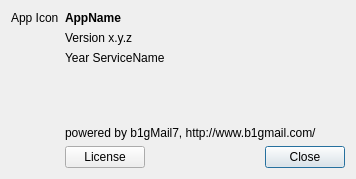
<?xml version="1.0" encoding="UTF-8"?>
<ui version="4.0">
 <class>AboutDialog</class>
 <widget class="QDialog" name="AboutDialog">
  <property name="geometry">
   <rect>
    <x>0</x>
    <y>0</y>
    <width>356</width>
    <height>179</height>
   </rect>
  </property>
  <property name="windowTitle">
   <string>About</string>
  </property>
  <property name="locale">
   <locale language="English" country="UnitedStates"/>
  </property>
  <layout class="QHBoxLayout" name="horizontalLayout_2">
   <item>
    <widget class="QLabel" name="appIcon">
     <property name="text">
      <string>App Icon</string>
     </property>
     <property name="alignment">
      <set>Qt::AlignLeading|Qt::AlignLeft|Qt::AlignTop</set>
     </property>
    </widget>
   </item>
   <item>
    <layout class="QVBoxLayout" name="verticalLayout">
     <item>
      <widget class="QLabel" name="appName">
       <property name="font">
        <font>
         <weight>75</weight>
         <bold>true</bold>
        </font>
       </property>
       <property name="text">
        <string>AppName</string>
       </property>
      </widget>
     </item>
     <item>
      <widget class="QLabel" name="appVersion">
       <property name="text">
        <string>Version x.y.z</string>
       </property>
      </widget>
     </item>
     <item>
      <widget class="QLabel" name="appCopyright">
       <property name="text">
        <string>Year ServiceName</string>
       </property>
      </widget>
     </item>
     <item>
      <spacer name="verticalSpacer">
       <property name="orientation">
        <enum>Qt::Vertical</enum>
       </property>
       <property name="sizeHint" stdset="0">
        <size>
         <width>20</width>
         <height>40</height>
        </size>
       </property>
      </spacer>
     </item>
     <item>
      <widget class="QLabel" name="appCopyrightNote">
       <property name="text">
        <string>powered by b1gMail7, http://www.b1gmail.com/</string>
       </property>
      </widget>
     </item>
     <item>
      <layout class="QHBoxLayout" name="horizontalLayout">
       <item>
        <widget class="QPushButton" name="licenseButton">
         <property name="text">
          <string>License</string>
         </property>
         <property name="autoDefault">
          <bool>false</bool>
         </property>
        </widget>
       </item>
       <item>
        <spacer name="horizontalSpacer">
         <property name="orientation">
          <enum>Qt::Horizontal</enum>
         </property>
         <property name="sizeHint" stdset="0">
          <size>
           <width>40</width>
           <height>20</height>
          </size>
         </property>
        </spacer>
       </item>
       <item>
        <widget class="QPushButton" name="closeButton">
         <property name="text">
          <string>Close</string>
         </property>
         <property name="autoDefault">
          <bool>false</bool>
         </property>
         <property name="default">
          <bool>true</bool>
         </property>
         <property name="flat">
          <bool>false</bool>
         </property>
        </widget>
       </item>
      </layout>
     </item>
    </layout>
   </item>
  </layout>
 </widget>
 <resources/>
 <connections>
  <connection>
   <sender>closeButton</sender>
   <signal>clicked()</signal>
   <receiver>AboutDialog</receiver>
   <slot>accept()</slot>
   <hints>
    <hint type="sourcelabel">
     <x>344</x>
     <y>167</y>
    </hint>
    <hint type="destinationlabel">
     <x>368</x>
     <y>426</y>
    </hint>
   </hints>
  </connection>
  <connection>
   <sender>licenseButton</sender>
   <signal>clicked()</signal>
   <receiver>AboutDialog</receiver>
   <slot>showLicense()</slot>
   <hints>
    <hint type="sourcelabel">
     <x>99</x>
     <y>156</y>
    </hint>
    <hint type="destinationlabel">
     <x>110</x>
     <y>296</y>
    </hint>
   </hints>
  </connection>
 </connections>
 <slots>
  <slot>showLicense()</slot>
 </slots>
</ui>
